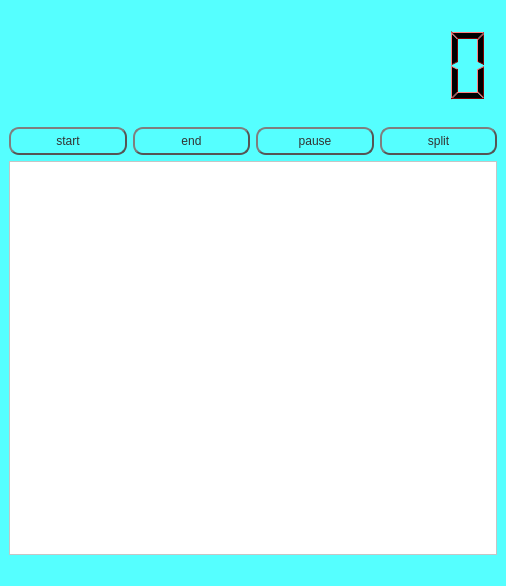
<?xml version="1.0" encoding="UTF-8"?>
<ui version="4.0">
 <class>MainWindow</class>
 <widget class="QMainWindow" name="MainWindow">
  <property name="geometry">
   <rect>
    <x>0</x>
    <y>0</y>
    <width>506</width>
    <height>586</height>
   </rect>
  </property>
  <property name="windowTitle">
   <string>STOPWATCH</string>
  </property>
  <property name="windowIcon">
   <iconset>
    <normaloff>E:/Qt PROJECTS PICTURES/SHOW PICTURES/free-clipart-stopwatch-1.jpg</normaloff>E:/Qt PROJECTS PICTURES/SHOW PICTURES/free-clipart-stopwatch-1.jpg</iconset>
  </property>
  <property name="styleSheet">
   <string notr="true">background-color: rgb(85, 255, 255);</string>
  </property>
  <widget class="QWidget" name="centralwidget">
   <layout class="QVBoxLayout" name="verticalLayout" stretch="2,1,7">
    <item>
     <widget class="QLCDNumber" name="lcdNumber">
      <property name="enabled">
       <bool>true</bool>
      </property>
      <property name="palette">
       <palette>
        <active>
         <colorrole role="WindowText">
          <brush brushstyle="SolidPattern">
           <color alpha="255">
            <red>0</red>
            <green>0</green>
            <blue>0</blue>
           </color>
          </brush>
         </colorrole>
         <colorrole role="Button">
          <brush brushstyle="SolidPattern">
           <color alpha="255">
            <red>255</red>
            <green>0</green>
            <blue>0</blue>
           </color>
          </brush>
         </colorrole>
         <colorrole role="Light">
          <brush brushstyle="SolidPattern">
           <color alpha="255">
            <red>255</red>
            <green>127</green>
            <blue>127</blue>
           </color>
          </brush>
         </colorrole>
         <colorrole role="Midlight">
          <brush brushstyle="SolidPattern">
           <color alpha="255">
            <red>255</red>
            <green>63</green>
            <blue>63</blue>
           </color>
          </brush>
         </colorrole>
         <colorrole role="Dark">
          <brush brushstyle="SolidPattern">
           <color alpha="255">
            <red>127</red>
            <green>0</green>
            <blue>0</blue>
           </color>
          </brush>
         </colorrole>
         <colorrole role="Mid">
          <brush brushstyle="SolidPattern">
           <color alpha="255">
            <red>170</red>
            <green>0</green>
            <blue>0</blue>
           </color>
          </brush>
         </colorrole>
         <colorrole role="Text">
          <brush brushstyle="SolidPattern">
           <color alpha="255">
            <red>0</red>
            <green>0</green>
            <blue>0</blue>
           </color>
          </brush>
         </colorrole>
         <colorrole role="BrightText">
          <brush brushstyle="SolidPattern">
           <color alpha="255">
            <red>255</red>
            <green>255</green>
            <blue>255</blue>
           </color>
          </brush>
         </colorrole>
         <colorrole role="ButtonText">
          <brush brushstyle="SolidPattern">
           <color alpha="255">
            <red>0</red>
            <green>0</green>
            <blue>0</blue>
           </color>
          </brush>
         </colorrole>
         <colorrole role="Base">
          <brush brushstyle="SolidPattern">
           <color alpha="255">
            <red>255</red>
            <green>255</green>
            <blue>255</blue>
           </color>
          </brush>
         </colorrole>
         <colorrole role="Window">
          <brush brushstyle="SolidPattern">
           <color alpha="255">
            <red>255</red>
            <green>0</green>
            <blue>0</blue>
           </color>
          </brush>
         </colorrole>
         <colorrole role="Shadow">
          <brush brushstyle="SolidPattern">
           <color alpha="255">
            <red>0</red>
            <green>0</green>
            <blue>0</blue>
           </color>
          </brush>
         </colorrole>
         <colorrole role="AlternateBase">
          <brush brushstyle="SolidPattern">
           <color alpha="255">
            <red>255</red>
            <green>127</green>
            <blue>127</blue>
           </color>
          </brush>
         </colorrole>
         <colorrole role="ToolTipBase">
          <brush brushstyle="SolidPattern">
           <color alpha="255">
            <red>255</red>
            <green>255</green>
            <blue>220</blue>
           </color>
          </brush>
         </colorrole>
         <colorrole role="ToolTipText">
          <brush brushstyle="SolidPattern">
           <color alpha="255">
            <red>0</red>
            <green>0</green>
            <blue>0</blue>
           </color>
          </brush>
         </colorrole>
         <colorrole role="PlaceholderText">
          <brush brushstyle="SolidPattern">
           <color alpha="128">
            <red>0</red>
            <green>0</green>
            <blue>0</blue>
           </color>
          </brush>
         </colorrole>
        </active>
        <inactive>
         <colorrole role="WindowText">
          <brush brushstyle="SolidPattern">
           <color alpha="255">
            <red>0</red>
            <green>0</green>
            <blue>0</blue>
           </color>
          </brush>
         </colorrole>
         <colorrole role="Button">
          <brush brushstyle="SolidPattern">
           <color alpha="255">
            <red>255</red>
            <green>0</green>
            <blue>0</blue>
           </color>
          </brush>
         </colorrole>
         <colorrole role="Light">
          <brush brushstyle="SolidPattern">
           <color alpha="255">
            <red>255</red>
            <green>127</green>
            <blue>127</blue>
           </color>
          </brush>
         </colorrole>
         <colorrole role="Midlight">
          <brush brushstyle="SolidPattern">
           <color alpha="255">
            <red>255</red>
            <green>63</green>
            <blue>63</blue>
           </color>
          </brush>
         </colorrole>
         <colorrole role="Dark">
          <brush brushstyle="SolidPattern">
           <color alpha="255">
            <red>127</red>
            <green>0</green>
            <blue>0</blue>
           </color>
          </brush>
         </colorrole>
         <colorrole role="Mid">
          <brush brushstyle="SolidPattern">
           <color alpha="255">
            <red>170</red>
            <green>0</green>
            <blue>0</blue>
           </color>
          </brush>
         </colorrole>
         <colorrole role="Text">
          <brush brushstyle="SolidPattern">
           <color alpha="255">
            <red>0</red>
            <green>0</green>
            <blue>0</blue>
           </color>
          </brush>
         </colorrole>
         <colorrole role="BrightText">
          <brush brushstyle="SolidPattern">
           <color alpha="255">
            <red>255</red>
            <green>255</green>
            <blue>255</blue>
           </color>
          </brush>
         </colorrole>
         <colorrole role="ButtonText">
          <brush brushstyle="SolidPattern">
           <color alpha="255">
            <red>0</red>
            <green>0</green>
            <blue>0</blue>
           </color>
          </brush>
         </colorrole>
         <colorrole role="Base">
          <brush brushstyle="SolidPattern">
           <color alpha="255">
            <red>255</red>
            <green>255</green>
            <blue>255</blue>
           </color>
          </brush>
         </colorrole>
         <colorrole role="Window">
          <brush brushstyle="SolidPattern">
           <color alpha="255">
            <red>255</red>
            <green>0</green>
            <blue>0</blue>
           </color>
          </brush>
         </colorrole>
         <colorrole role="Shadow">
          <brush brushstyle="SolidPattern">
           <color alpha="255">
            <red>0</red>
            <green>0</green>
            <blue>0</blue>
           </color>
          </brush>
         </colorrole>
         <colorrole role="AlternateBase">
          <brush brushstyle="SolidPattern">
           <color alpha="255">
            <red>255</red>
            <green>127</green>
            <blue>127</blue>
           </color>
          </brush>
         </colorrole>
         <colorrole role="ToolTipBase">
          <brush brushstyle="SolidPattern">
           <color alpha="255">
            <red>255</red>
            <green>255</green>
            <blue>220</blue>
           </color>
          </brush>
         </colorrole>
         <colorrole role="ToolTipText">
          <brush brushstyle="SolidPattern">
           <color alpha="255">
            <red>0</red>
            <green>0</green>
            <blue>0</blue>
           </color>
          </brush>
         </colorrole>
         <colorrole role="PlaceholderText">
          <brush brushstyle="SolidPattern">
           <color alpha="128">
            <red>0</red>
            <green>0</green>
            <blue>0</blue>
           </color>
          </brush>
         </colorrole>
        </inactive>
        <disabled>
         <colorrole role="WindowText">
          <brush brushstyle="SolidPattern">
           <color alpha="255">
            <red>127</red>
            <green>0</green>
            <blue>0</blue>
           </color>
          </brush>
         </colorrole>
         <colorrole role="Button">
          <brush brushstyle="SolidPattern">
           <color alpha="255">
            <red>255</red>
            <green>0</green>
            <blue>0</blue>
           </color>
          </brush>
         </colorrole>
         <colorrole role="Light">
          <brush brushstyle="SolidPattern">
           <color alpha="255">
            <red>255</red>
            <green>127</green>
            <blue>127</blue>
           </color>
          </brush>
         </colorrole>
         <colorrole role="Midlight">
          <brush brushstyle="SolidPattern">
           <color alpha="255">
            <red>255</red>
            <green>63</green>
            <blue>63</blue>
           </color>
          </brush>
         </colorrole>
         <colorrole role="Dark">
          <brush brushstyle="SolidPattern">
           <color alpha="255">
            <red>127</red>
            <green>0</green>
            <blue>0</blue>
           </color>
          </brush>
         </colorrole>
         <colorrole role="Mid">
          <brush brushstyle="SolidPattern">
           <color alpha="255">
            <red>170</red>
            <green>0</green>
            <blue>0</blue>
           </color>
          </brush>
         </colorrole>
         <colorrole role="Text">
          <brush brushstyle="SolidPattern">
           <color alpha="255">
            <red>127</red>
            <green>0</green>
            <blue>0</blue>
           </color>
          </brush>
         </colorrole>
         <colorrole role="BrightText">
          <brush brushstyle="SolidPattern">
           <color alpha="255">
            <red>255</red>
            <green>255</green>
            <blue>255</blue>
           </color>
          </brush>
         </colorrole>
         <colorrole role="ButtonText">
          <brush brushstyle="SolidPattern">
           <color alpha="255">
            <red>127</red>
            <green>0</green>
            <blue>0</blue>
           </color>
          </brush>
         </colorrole>
         <colorrole role="Base">
          <brush brushstyle="SolidPattern">
           <color alpha="255">
            <red>255</red>
            <green>0</green>
            <blue>0</blue>
           </color>
          </brush>
         </colorrole>
         <colorrole role="Window">
          <brush brushstyle="SolidPattern">
           <color alpha="255">
            <red>255</red>
            <green>0</green>
            <blue>0</blue>
           </color>
          </brush>
         </colorrole>
         <colorrole role="Shadow">
          <brush brushstyle="SolidPattern">
           <color alpha="255">
            <red>0</red>
            <green>0</green>
            <blue>0</blue>
           </color>
          </brush>
         </colorrole>
         <colorrole role="AlternateBase">
          <brush brushstyle="SolidPattern">
           <color alpha="255">
            <red>255</red>
            <green>0</green>
            <blue>0</blue>
           </color>
          </brush>
         </colorrole>
         <colorrole role="ToolTipBase">
          <brush brushstyle="SolidPattern">
           <color alpha="255">
            <red>255</red>
            <green>255</green>
            <blue>220</blue>
           </color>
          </brush>
         </colorrole>
         <colorrole role="ToolTipText">
          <brush brushstyle="SolidPattern">
           <color alpha="255">
            <red>0</red>
            <green>0</green>
            <blue>0</blue>
           </color>
          </brush>
         </colorrole>
         <colorrole role="PlaceholderText">
          <brush brushstyle="SolidPattern">
           <color alpha="128">
            <red>0</red>
            <green>0</green>
            <blue>0</blue>
           </color>
          </brush>
         </colorrole>
        </disabled>
       </palette>
      </property>
      <property name="font">
       <font>
        <italic>false</italic>
        <underline>false</underline>
        <strikeout>false</strikeout>
       </font>
      </property>
      <property name="mouseTracking">
       <bool>false</bool>
      </property>
      <property name="tabletTracking">
       <bool>false</bool>
      </property>
      <property name="focusPolicy">
       <enum>Qt::NoFocus</enum>
      </property>
      <property name="contextMenuPolicy">
       <enum>Qt::NoContextMenu</enum>
      </property>
      <property name="autoFillBackground">
       <bool>false</bool>
      </property>
      <property name="styleSheet">
       <string notr="true">background-color: rgb(85, 255, 255);</string>
      </property>
      <property name="frameShape">
       <enum>QFrame::NoFrame</enum>
      </property>
      <property name="frameShadow">
       <enum>QFrame::Plain</enum>
      </property>
      <property name="lineWidth">
       <number>1</number>
      </property>
      <property name="smallDecimalPoint">
       <bool>false</bool>
      </property>
      <property name="digitCount">
       <number>12</number>
      </property>
      <property name="segmentStyle">
       <enum>QLCDNumber::Filled</enum>
      </property>
     </widget>
    </item>
    <item>
     <layout class="QHBoxLayout" name="horizontalLayout">
      <item>
       <widget class="QPushButton" name="pushButton_start">
        <property name="styleSheet">
         <string notr="true">QPushButton {
	font: 75 18pt &quot;MS Shell Dlg 2&quot;;
color: #333;
border: 2px solid #555;
border-radius: 10px;
border-style: outset;
background: qradialgradient(
cx: 0.3, cy: -0.4, fx: 0.3, fy: -0.4,
radius: 1.35, stop: 0 #fff, stop: 1 #888
);
padding: 5px;
}

QPushButton:hover {
background: qradialgradient(
cx: 0.3, cy: -0.4, fx: 0.3, fy: -0.4,
radius: 1.35, stop: 0 #fff, stop: 1 #bbb
);
}

QPushButton:pressed {
border-style: inset;
background: qradialgradient(
cx: 0.4, cy: -0.1, fx: 0.4, fy: -0.1,
radius: 1.35, stop: 0 #fff, stop: 1 #ddd
);
}</string>
        </property>
        <property name="text">
         <string>start</string>
        </property>
       </widget>
      </item>
      <item>
       <widget class="QPushButton" name="pushButton_end">
        <property name="styleSheet">
         <string notr="true">QPushButton {
	font: 75 18pt &quot;MS Shell Dlg 2&quot;;
color: #333;
border: 2px solid #555;
border-radius: 10px;
border-style: outset;
background: qradialgradient(
cx: 0.3, cy: -0.4, fx: 0.3, fy: -0.4,
radius: 1.35, stop: 0 #fff, stop: 1 #888
);
padding: 5px;
}

QPushButton:hover {
background: qradialgradient(
cx: 0.3, cy: -0.4, fx: 0.3, fy: -0.4,
radius: 1.35, stop: 0 #fff, stop: 1 #bbb
);
}

QPushButton:pressed {
border-style: inset;
background: qradialgradient(
cx: 0.4, cy: -0.1, fx: 0.4, fy: -0.1,
radius: 1.35, stop: 0 #fff, stop: 1 #ddd
);
}</string>
        </property>
        <property name="text">
         <string>end</string>
        </property>
       </widget>
      </item>
      <item>
       <widget class="QPushButton" name="pushButton_PAUSE">
        <property name="styleSheet">
         <string notr="true">QPushButton {
	font: 75 18pt &quot;MS Shell Dlg 2&quot;;
color: #333;
border: 2px solid #555;
border-radius: 10px;
border-style: outset;
background: qradialgradient(
cx: 0.3, cy: -0.4, fx: 0.3, fy: -0.4,
radius: 1.35, stop: 0 #fff, stop: 1 #888
);
padding: 5px;
}

QPushButton:hover {
background: qradialgradient(
cx: 0.3, cy: -0.4, fx: 0.3, fy: -0.4,
radius: 1.35, stop: 0 #fff, stop: 1 #bbb
);
}

QPushButton:pressed {
border-style: inset;
background: qradialgradient(
cx: 0.4, cy: -0.1, fx: 0.4, fy: -0.1,
radius: 1.35, stop: 0 #fff, stop: 1 #ddd
);
}</string>
        </property>
        <property name="text">
         <string>pause</string>
        </property>
       </widget>
      </item>
      <item>
       <widget class="QPushButton" name="pushButton_split">
        <property name="styleSheet">
         <string notr="true">QPushButton {
	font: 75 18pt &quot;MS Shell Dlg 2&quot;;
color: #333;
border: 2px solid #555;
border-radius: 10px;
border-style: outset;
background: qradialgradient(
cx: 0.3, cy: -0.4, fx: 0.3, fy: -0.4,
radius: 1.35, stop: 0 #fff, stop: 1 #888
);
padding: 5px;
}

QPushButton:hover {
background: qradialgradient(
cx: 0.3, cy: -0.4, fx: 0.3, fy: -0.4,
radius: 1.35, stop: 0 #fff, stop: 1 #bbb
);
}

QPushButton:pressed {
border-style: inset;
background: qradialgradient(
cx: 0.4, cy: -0.1, fx: 0.4, fy: -0.1,
radius: 1.35, stop: 0 #fff, stop: 1 #ddd
);
}</string>
        </property>
        <property name="text">
         <string>split</string>
        </property>
       </widget>
      </item>
     </layout>
    </item>
    <item>
     <widget class="QTextBrowser" name="textBrowser">
      <property name="styleSheet">
       <string notr="true">font: 14pt &quot;MS Shell Dlg 2&quot;;
background-color: rgb(255, 255, 255);</string>
      </property>
      <property name="lineWrapMode">
       <enum>QTextEdit::WidgetWidth</enum>
      </property>
      <property name="readOnly">
       <bool>true</bool>
      </property>
      <property name="acceptRichText">
       <bool>true</bool>
      </property>
      <property name="openExternalLinks">
       <bool>false</bool>
      </property>
      <property name="openLinks">
       <bool>true</bool>
      </property>
     </widget>
    </item>
   </layout>
  </widget>
  <widget class="QMenuBar" name="menubar">
   <property name="geometry">
    <rect>
     <x>0</x>
     <y>0</y>
     <width>506</width>
     <height>22</height>
    </rect>
   </property>
  </widget>
  <widget class="QStatusBar" name="statusbar"/>
 </widget>
 <resources/>
 <connections/>
</ui>
